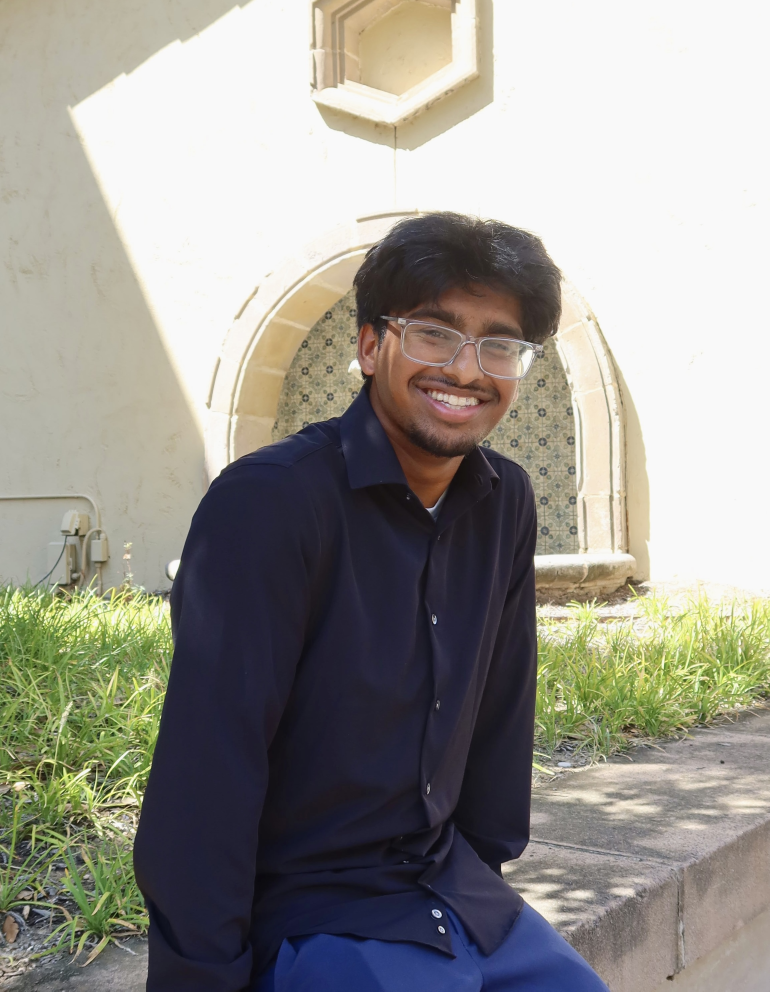
#> input picture img/headshots/f26-achyuth.jpg, 2309 x 2974 px (shown at 1/3 size); its folder holds only this picture in this run
$ python optimize_headshots.py
#> lines starting #> are read from the running program, lines starting #| are printed output that depends on the picture
#!/usr/bin/env python3
"""Shrink member headshots for the website.

For every image under img/headshots/ (any folder), this:
  - rotates it upright using the photo's orientation tag,
  - converts its colors to standard sRGB (iPhone photos use "Display P3"),
  - shrinks it to fit inside 600x800 pixels (never enlarges),
  - removes hidden metadata (camera info, GPS location),
  - saves it as a lowercase .jpg (f26-Ian.JPG -> f26-ian.jpg),
  - and updates any file that mentions the old name (roster .yml files, .html, ...).
Photos that are already done are skipped, so running it twice changes nothing.

Run by the "Optimize headshots" GitHub Action. To run it yourself:
    pip install pillow pillow-heif
    python3 scripts/optimize_headshots.py
"""
import io, os, re, sys
from PIL import Image, ImageOps, ImageCms

try:                                   # lets iPhone .heic photos work too
    from pillow_heif import register_heif_opener
    register_heif_opener()
#> (this line was passed over: pillow_heif is not available in this run)
except ImportError:
    pass

ROOT = os.path.dirname(os.path.dirname(os.path.abspath(__file__)))
HEADSHOTS = os.path.join(ROOT, "img", "headshots")
MAX_W, MAX_H, QUALITY, MIN_QUALITY, MAX_BYTES = 600, 800, 82, 60, 300 * 1024
IMAGE_EXT = {".jpg", ".jpeg", ".png", ".heic", ".heif", ".webp"}
TEXT_EXT = {".html", ".yml", ".yaml", ".md", ".css", ".js", ".json"}
SRGB = ImageCms.ImageCmsProfile(ImageCms.createProfile("sRGB"))


def canonical(name):
    stem = os.path.splitext(name)[0].lower()
    stem = re.sub(r"[^a-z0-9_-]+", "-", stem).strip("-")
    return re.sub(r"-+", "-", stem) + ".jpg"


def already_done(path):
    # No size test here: optimize() already keeps files small, and a size test would make
    # an unusually grainy photo get re-compressed (and re-committed) on every run.
    with Image.open(path) as im:
        return (im.format == "JPEG" and im.width <= MAX_W and im.height <= MAX_H
                and "icc_profile" not in im.info and not im.getexif())


def optimize(src, dst):
    with Image.open(src) as im:
        im = ImageOps.exif_transpose(im)
        icc = im.info.get("icc_profile")
        if im.mode in ("RGBA", "LA", "P"):
            im = im.convert("RGBA")
            bg = Image.new("RGB", im.size, "white")
            bg.paste(im, mask=im.getchannel("A"))
            im = bg
        else:
            im = im.convert("RGB")
        if icc:
            im = ImageCms.profileToProfile(im, ImageCms.ImageCmsProfile(io.BytesIO(icc)), SRGB, outputMode="RGB")
        im.thumbnail((MAX_W, MAX_H), Image.LANCZOS)
        tmp = dst + ".tmp"
        try:
            quality = QUALITY
            while True:   # lower the quality a little if a very grainy photo comes out too big
                im.save(tmp, "JPEG", quality=quality, optimize=True, progressive=True)
                if os.path.getsize(tmp) <= MAX_BYTES or quality <= MIN_QUALITY:
                    break
                quality -= 6
            os.replace(tmp, dst)
        finally:
            if os.path.exists(tmp):
                os.remove(tmp)


def main():
    renames, errors, report = [], 0, []
    for folder, _, files in os.walk(HEADSHOTS):
        for name in sorted(files):
            if os.path.splitext(name)[1].lower() not in IMAGE_EXT:
                continue
            src = os.path.join(folder, name)
            dst = os.path.join(folder, canonical(name))
            rel = os.path.relpath(src, ROOT)
            try:
                if src == dst and already_done(src):
#> in already_done, im is the input picture: PIL image 2309x2974 RGB; mean R, G, B 151.6, 149.3, 142.3
                    continue
                if src != dst and os.path.exists(dst):
                    print(f"::error file={rel}::Would be renamed to {os.path.basename(dst)}, but that file already exists. Delete one of them.")
                    errors += 1
                    continue
                before = os.path.getsize(src)
                optimize(src, dst)
                if src != dst:
                    os.remove(src)
                    renames.append((name, os.path.basename(dst)))
                report.append(f"| `{os.path.relpath(dst, ROOT)}` | {before // 1024} KB | {os.path.getsize(dst) // 1024} KB |")
            except Exception as e:  # unreadable or unsupported file
                print(f"::error file={rel}::Could not process this image ({e}). Re-export it as a JPG and upload again.")
                errors += 1

    # Point every page and roster file at the new names (whole-name matches only).
    for old, new in renames:
        pattern = re.compile(r"(?<![A-Za-z0-9_.-])" + re.escape(old) + r"(?![A-Za-z0-9_-])")
        for folder, dirs, files in os.walk(ROOT):
            dirs[:] = [d for d in dirs if d not in (".git", "_site", "node_modules", "vendor")]
            for f in files:
                if os.path.splitext(f)[1].lower() in TEXT_EXT:
                    p = os.path.join(folder, f)
                    text = open(p, encoding="utf-8", errors="ignore").read()
                    if pattern.search(text):
                        open(p, "w", encoding="utf-8").write(pattern.sub(new, text))
                        print(f"Updated references in {os.path.relpath(p, ROOT)}: {old} -> {new}")

    summary = os.environ.get("GITHUB_STEP_SUMMARY")
    lines = ["| File | Before | After |", "|---|---|---|"] + report if report else ["All headshots were already optimized."]
    print("\n".join(lines))
    if summary:
        with open(summary, "a") as fh:
            fh.write("\n".join(lines) + "\n")
    return 1 if errors else 0


if __name__ == "__main__":
    sys.exit(main())
#> in main, `before = os.path.getsize(src)`: before = 1153529
#> in optimize, `im.thumbnail((MAX_W, MAX_H), Image.LANCZOS)`:
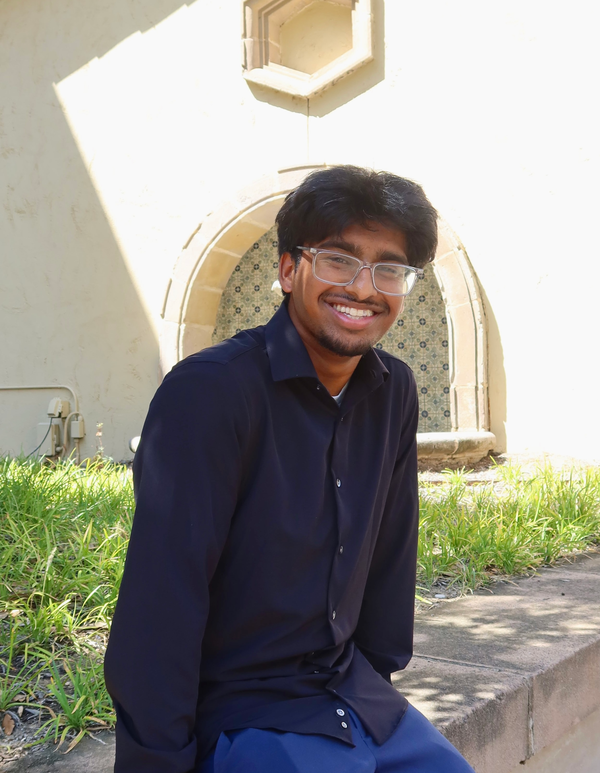
#> im: PIL image 600x773 RGB; mean R, G, B 151.9, 149.3, 140.9
#> after the loop in optimize, `while True:`: quality = 82
#> in main, `lines = ["| File | Before | After |", "|---|---|---|"] + report if rep..`: lines = 3 items
#| | File | Before | After |
#| |---|---|---|
#| | `img/headshots/f26-achyuth.jpg` | 1126 KB | 1126 KB |
#> (the program exits here)
